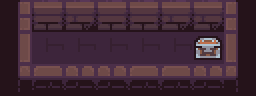

Tiled map render using the project's own tile images. Description and the whole map definition, tile-layer contents included, below:
An orthogonal 8x3 tile map with 32x32 px tiles, 2 tile layers (floor, objects) and 1 object (hero-start).

<map version="1.2" tiledversion="1.3.1" orientation="orthogonal" renderorder="right-down" compressionlevel="0" width="8" height="3" tilewidth="32" tileheight="32" infinite="0" nextlayerid="5" nextobjectid="2">
 <editorsettings>
  <export target="001.json" format="json" />
 </editorsettings>
 <tileset firstgid="1" source="../maps/dungeon-tileset.tsx" />
 <layer id="1" name="floor" width="8" height="3">
  <data encoding="csv">
1,2,4,2,2,4,4,6,
11,23,23,23,23,23,23,36,
41,42,43,44,45,42,43,46
</data>
 </layer>
 <layer id="4" name="objects" width="8" height="3">
  <data encoding="csv">
0,0,0,0,0,0,0,0,
0,0,0,0,0,0,85,0,
0,0,0,0,0,0,0,0
</data>
 </layer>
 <objectgroup id="2" name="markers">
  <object id="1" name="hero-start" x="48.8783" y="48.263">
   <point />
  </object>
 </objectgroup>
</map>
